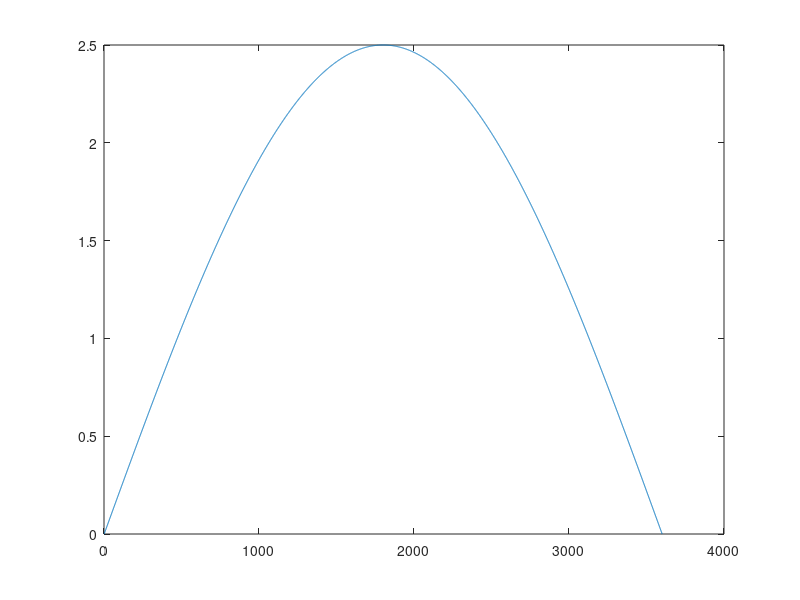

The MATLAB script that drew this image: (Note: this script raises an error after producing the figure.)
function RotNonLinearSpringAppr(ThetaS,tau,K,R,l0,lOde,m,FigName,Xlabel)





%%
home
if(nargin==0)
    ThetaS=deg2rad(0:.05:180)';
% linear
%     tau=.125*(ThetaS)-.1178*2.5; 
% constant
     tau=.3*ones(size(ThetaS));
% exp
%     tau=(2*(1-exp((-ThetaS) )))/2;
% tanh
%      tau=.149*(tanh(-(-ThetaS+3*pi/4)*1));
% Cubic
%     tau=.02*(ThetaS-3*pi/4).^3;
% Sine
      tau=.25*(sin(2*(ThetaS-3*pi/4)));
      tau=2.5*(sin(1*(ThetaS)));
plot(tau)
    m=.0385;
    K=15000;
    R=.015/2;
    l0=.022;
    lOde=.025;
    FigName='Test';
    Xlabel='q';
% Bearing:  http://www.astbearings.com/product.html?product=696H    
end
%%
OdeOpt= odeset('RelTol',1e-6,'AbsTol',1e-6);
[Theta,L_ThetaS]=ode15s(@(theta,l)OdeSolverNonLinTRot(theta,l,tau,ThetaS,K,l0),ThetaS,lOde,OdeOpt);

Tan_Phi_Alpha=(tau./(K.*L_ThetaS.*(L_ThetaS-l0)));
Phi_Alpha=atan(tau./(K.*L_ThetaS.*(L_ThetaS-l0)));
Cot_Phi=(L_ThetaS.*cos(Phi_Alpha)-R)./(L_ThetaS.*sin(Phi_Alpha));
Phi=acot(Cot_Phi);
r_thetaR=sin(Phi_Alpha)./sin(Phi).*L_ThetaS;
Sin_Alpha=R*(sin(Phi)./L_ThetaS);
Alpha=asin(Sin_Alpha);
ThetaR=Theta+Alpha;

% figure
% title('force')
% plot(Theta,K*(L_ThetaS-l0))
% figure
% subplot(2,1,1)
% polar(Theta,L_ThetaS)
% subplot(2,1,2)
% plot(Theta,L_ThetaS)
% figure
% subplot(2,1,1)
% plot(Theta,Tan_Phi_Alpha)
% subplot(2,1,2)
% plot(Theta,atan(Tan_Phi_Alpha))
%% Show Time
% figure
% hp=polar([ThetaR ;ThetaR(1)],[r_thetaR ;r_thetaR(1)]);
% patch( get(hp,'XData'), get(hp,'YData'), 'g')

figure
set(gcf,'position',[300 25 500 675])
subplot(3,2,[1,2,3,4])
    hold off
    hh1=Mypolar(0,100*(max(L_ThetaS)+R));
    set(hh1,'linewidth',2);
    hold on
    hh=Mypolar([ThetaR; ThetaR(1)],[ 100*r_thetaR ;100*r_thetaR(1)]);
    set(hh,'linewidth',3);
    
    hold all
    hhh=polar(ThetaS,100*L_ThetaS);
    set(hhh,'linestyle','-.');
    viscircles(100*L_ThetaS(1)*[cos(ThetaS(1)),sin(ThetaS(1)) ],100*R,'EdgeColor',[0.31 0.31 0.3]);
    plot([0 100*(L_ThetaS(1)+R)*cos(ThetaS(1))],[0,100*(L_ThetaS(1)+R)*sin(ThetaS(1))],'color','r','linewidth',2)
    plot([100*L_ThetaS(1)*cos(ThetaS(1)) 100*(r_thetaR(1))*cos(ThetaR(1))],[100*L_ThetaS(1)*sin(ThetaS(1)),100*(r_thetaR(1))*sin(ThetaR(1))],'color','g')
    plot([0 100*(r_thetaR(1)+2*R)*cos(ThetaR(1))],[0,100*(r_thetaR(1)+2*R)*sin(ThetaR(1))],'color','m')
    

    
hss=subplot(3,2,5);
    plot(rad2deg(ThetaS),tau,'linewidth',2)
    xlabel([Xlabel,' (deg)'],'FontWeight','bold','FontSize',12,'FontName','mwa_cmb10');
    ylabel('\tau (N.m)','FontWeight','bold','FontSize',12,'FontName','mwa_cmb10','FontWeight','bold');
    grid on
    set(gca,'FontSize',10,'FontWeight','bold','FontName','mwa_cmb10')
    xlim([0 270])
%     ylim([min(tau) max(tau)]*1.2)
    set(gca,'XTickLabel',{'0','','','90','','','180','','','270'},...
    'XTick',[0 30 60 90 120 150 180 210 240 270])

hss=subplot(3,2,6);
    plot(rad2deg(ThetaS(2:end)),diff(tau(1:end))./diff(ThetaS(1:end)),'linewidth',2)
    ylabel('Stiffness (N.m/deg)','FontWeight','bold','FontSize',14,'FontName','mwa_cmb10');
    grid on
    xlabel([Xlabel,' (deg)'],'FontWeight','bold','FontSize',12,'FontName','mwa_cmb10');
    set(gca,'FontSize',10,'FontWeight','bold','FontName','mwa_cmb10')
    xlim([0 270])
%     ylim([min(diff(tau(1:end))./diff(ThetaS(1:end))) max(diff(tau(1:end))./diff(ThetaS(1:end)))]*1.2)
    set(gca,'XTickLabel',{'0','','','90','','','180','','','270'},...
    'XTick',[0 30 60 90 120 150 180 210 240 270])

%% ShowTime for paper
figure
set(gcf,'position',[0 10 800 660])
subplot(3,4,12)
Fs=K*(L_ThetaS-l0);
plot(rad2deg(ThetaS),Fs,'linewidth',2)
xlim(rad2deg([min(ThetaS) max(ThetaS)]))
ylim(([min(min(Fs)*[1.1 .91]), max(max(Fs)*[1.1 .91])]))
xlabel('\theta_s (deg)','FontWeight','bold','FontSize',12,'FontName','mwa_cmb10');
ylabel('F_s (N)','FontWeight','bold','FontSize',12,'FontName','mwa_cmb10');
grid on
set(gca,'FontSize',10,'FontWeight','bold','FontName','mwa_cmb10')
set(gca,'XTickLabel',{'0','','','90','','','180','','','270'},...
'XTick',[0 30 60 90 120 150 180 210 240 270])

subplot(3,4,11)
NN=K*(L_ThetaS-l0)./cos(Phi_Alpha);
plot(rad2deg(ThetaS),NN,'linewidth',2)
xlim(rad2deg([min(ThetaS) max(ThetaS)]))
ylim(([min(min(NN)*[1.1 .91]), max(max(NN)*[1.1 .91])]))
xlabel('\theta_s (deg)','FontWeight','bold','FontSize',12,'FontName','mwa_cmb10');
ylabel('N (N)','FontWeight','bold','FontSize',12,'FontName','mwa_cmb10');
grid on
set(gca,'FontSize',10,'FontWeight','bold','FontName','mwa_cmb10')
set(gca,'XTickLabel',{'0','','','90','','','180','','','270'},...
    'XTick',[0 30 60 90 120 150 180 210 240 270])

subplot(3,4,[1,2,5,6])
plot(rad2deg(ThetaS),tau,'linewidth',2)
xlim(rad2deg([min(ThetaS) max(ThetaS)]))
ylim(([min(min(tau)*[1.1 .91]), max(max(tau)*[1.1 .91])]))
xlabel('\theta_s (deg)','FontWeight','bold','FontSize',12,'FontName','mwa_cmb10');
ylabel('\tau (N.m)','FontWeight','bold','FontSize',12,'FontName','mwa_cmb10');
grid on
set(gca,'FontSize',10,'FontWeight','bold','FontName','mwa_cmb10')
set(gca,'XTickLabel',{'0','','','90','','','180','','','270'},...
    'XTick',[0 30 60 90 120 150 180 210 240 270])
set(gca,'position',[0.175 0.5 0.3 0.4])

subplot(3,4,9)
plot(rad2deg(ThetaS),100*(r_thetaR),'linewidth',2)
hold on
plot(rad2deg(ThetaS),100*(L_ThetaS),'r','linewidth',2)
xlim(rad2deg([min(ThetaS) max(ThetaS)]))
ylim([min([r_thetaR;L_ThetaS])*.91  max([r_thetaR;L_ThetaS])*1.1]*100)
h=legend('$r$','$l$','Orientation','vertical','location','best');
set(h,'interpreter','latex');
xlabel('\theta_s (deg)','FontWeight','bold','FontSize',12,'FontName','mwa_cmb10');
ylabel('Length (cm)','FontWeight','bold','FontSize',12,'FontName','mwa_cmb10');
grid on
set(gca,'FontSize',10,'FontWeight','bold','FontName','mwa_cmb10')
set(gca,'XTickLabel',{'0','','','90','','','180','','','270'},...
    'XTick',[0 30 60 90 120 150 180 210 240 270])

subplot(3,4,10)
plot(rad2deg(ThetaS),rad2deg(Phi),'linewidth',2)
hold on
plot(rad2deg(ThetaS),rad2deg(Phi-Alpha),'r','linewidth',2)
xlim(rad2deg([min(ThetaS) max(ThetaS)]))
ylim(rad2deg([min(min([Phi;  Phi-Alpha])*[1.2 .82]) max(max([Phi;  Phi-Alpha])*[1.2 .82])]))
legend('\phi','\phi-\alpha','Orientation','vertical','location','best');
xlabel('\theta_s (deg)','FontWeight','bold','FontSize',12,'FontName','mwa_cmb10');
ylabel('Angle (deg)','FontWeight','bold','FontSize',12,'FontName','mwa_cmb10');
grid on
set(gca,'FontSize',10,'FontWeight','bold','FontName','mwa_cmb10')
set(gca,'XTickLabel',{'0','','','90','','','180','','','270'},...
    'XTick',[0 30 60 90 120 150 180 210 240 270])


subplot(3,4,[3,4,7,8])
hh1=Mypolar(0,100*(max(L_ThetaS)+R));
set(hh1,'linewidth',2);
hold on
hh=Mypolar([ThetaR],[ 100*r_thetaR]);
set(hh,'linewidth',3);
hh=Mypolar([ThetaR(end); ThetaR(1)],[ 100*r_thetaR(end) ;100*r_thetaR(1)]);
set(hh,'linewidth',3,'linestyle','--');

hold all
% hhh=polar(ThetaS,100*L_ThetaS);
% set(hhh,'linestyle','-.');
viscircles(100*L_ThetaS(1)*[cos(ThetaS(1)),sin(ThetaS(1)) ],100*R,'EdgeColor',[0.31 0.31 0.3]);
plot([0 100*(L_ThetaS(1)+R)*cos(ThetaS(1))],[0,100*(L_ThetaS(1)+R)*sin(ThetaS(1))],'color','r','linewidth',2)
plot([100*L_ThetaS(1)*cos(ThetaS(1)) 100*(r_thetaR(1))*cos(ThetaR(1))],[100*L_ThetaS(1)*sin(ThetaS(1)),100*(r_thetaR(1))*sin(ThetaR(1))],'color','g')
plot([0 100*(r_thetaR(1)+2*R)*cos(ThetaR(1))],[0,100*(r_thetaR(1)+2*R)*sin(ThetaR(1))],'color','m')


%%
figure('units','normalized','outerposition',[0 0 1 1])

subplot(3,3,9)
xlim(rad2deg([min(ThetaS) max(ThetaS)]))
ylim(K*([min(L_ThetaS) max(L_ThetaS)]-l0))
hold on
% title('F_s')
plot(rad2deg(ThetaS),K*(L_ThetaS-l0),'linewidth',2)
StarFs=plot(rad2deg(ThetaS(1)),K*(L_ThetaS(1)-l0),'linestyle','none','marker','*','markersize',8);
xlabel('\theta_s (deg)','FontWeight','bold','FontSize',14,'FontName','mwa_cmb10');
ylabel('F_s (N)','FontWeight','bold','FontSize',14,'FontName','mwa_cmb10');
grid on
hold off

subplot(3,3,6)
xlim(rad2deg([min(ThetaS) max(ThetaS)]))
ylim(K*([min(L_ThetaS) max(L_ThetaS)]-l0))
hold on
title('N')
plot(rad2deg(ThetaS),K*(L_ThetaS-l0)./cos(Phi_Alpha),'linewidth',2)
StarN=plot(rad2deg(ThetaS(1)),K*(L_ThetaS(1)-l0)./cos(Phi_Alpha(1)),'linestyle','none','marker','*','markersize',8);
xlabel('\theta_s (deg)','FontWeight','bold','FontSize',14,'FontName','mwa_cmb10');
ylabel('N (N)','FontWeight','bold','FontSize',14,'FontName','mwa_cmb10');
grid on
hold off

subplot(3,3,3)
xlim(rad2deg([min(ThetaS) max(ThetaS)]))
ylim(([min(tau)-.1 max(tau)+.1]))
hold on
title('\tau')
plot(rad2deg(ThetaS),tau,'linewidth',2)
StarTau=plot(rad2deg(ThetaS(1)),tau(1),'linestyle','none','marker','*','markersize',8);
xlabel('\theta_s (deg)','FontWeight','bold','FontSize',14,'FontName','mwa_cmb10');
ylabel('\tau (N.m)','FontWeight','bold','FontSize',14,'FontName','mwa_cmb10');
grid on
hold off

subplot(3,3,7)
xlim(rad2deg([min(ThetaS) max(ThetaS)]))
ylim(([min([r_thetaR;L_ThetaS]) max([r_thetaR;L_ThetaS])])*100)
hold on
plot(rad2deg(ThetaS),100*(r_thetaR),'linewidth',2)
plot(rad2deg(ThetaS),100*(L_ThetaS),'r','linewidth',2)
legend('r','L','Orientation','horizontal','location','best')
StarR=plot(rad2deg(ThetaS(1)),r_thetaR(1)*100,'linestyle','none','marker','*','markersize',8);
StarL=plot(rad2deg(ThetaS(1)),(L_ThetaS(1))*100,'r','linestyle','none','marker','*','markersize',8);
xlabel('\theta_s (deg)','FontWeight','bold','FontSize',14,'FontName','mwa_cmb10');
ylabel('Length (cm)','FontWeight','bold','FontSize',14,'FontName','mwa_cmb10');
grid on
hold off

subplot(3,3,8)
xlim(rad2deg([min(ThetaS) max(ThetaS)]))
ylim(rad2deg(([min([Phi;  Phi-Alpha]) max([Phi;  Phi-Alpha])])))
hold on
plot(rad2deg(ThetaS),rad2deg(Phi),'linewidth',2)
plot(rad2deg(ThetaS),rad2deg(Phi-Alpha),'r','linewidth',2)
legend('\phi','\phi-\alpha','Orientation','horizontal')
StarPhi=plot(rad2deg(ThetaS(1)),rad2deg(Phi(1)),'linestyle','none','marker','*','markersize',8);
StarPhiAlpha=plot(rad2deg(ThetaS(1)),rad2deg(Phi(1)-Alpha(1)),'r','linestyle','none','marker','*','markersize',8);
xlabel('\theta_s (deg)','FontWeight','bold','FontSize',14,'FontName','mwa_cmb10');
ylabel('Angle (deg)','FontWeight','bold','FontSize',14,'FontName','mwa_cmb10');
grid on
hold off


subplot(3,3,[1,2,4,5])
hh1=Mypolar(0,100*(max(L_ThetaS)+R));
set(hh1,'linewidth',2);
hold on
hh=Mypolar([ThetaR; ThetaR(1)],[ 100*r_thetaR ;100*r_thetaR(1)]);
set(hh,'linewidth',3);
hh=Mypolar([ThetaR(end); ThetaR(1)],[ 100*r_thetaR(end) ;100*r_thetaR(1)]);
set(hh,'linewidth',3,'linestyle','--');


% Create a VideoWriter object to write the video out to a new, different file.
% writerObj = VideoWriter('tanhyper.avi');
% open(writerObj);
% Need to change from the default renderer to zbuffer to get it to work right.
% openGL doesn't work and Painters is way too slow.
set(gcf, 'renderer', 'zbuffer');


StepT=floor(length(ThetaS)/50);
% loops = length(1:StepT:length(ThetaS));
% F(loops) = struct('cdata',[],'colormap',[]);
FramesFolder = './ImageExmaple';
frame=0;

for i=1:StepT:length(ThetaS)
    frame=frame+1;
    subplot(3,3,[1,2,4,5])
    hh1=polar(0,(max(L_ThetaS)+2*R)*100);
    set(hh1,'linewidth',2)
    hold on
    hh=polar(ThetaR,r_thetaR*100);
    set(hh,'linewidth',3)
    hh=Mypolar([ThetaR(end); ThetaR(1)],[ 100*r_thetaR(end) ;100*r_thetaR(1)]);
    set(hh,'linewidth',3,'linestyle','--');

    
    hold all
    hhh=polar(ThetaS(1:StepT:i),L_ThetaS(1:StepT:i)*100);
    set(hhh,'linestyle','-.')
    viscircles(100*L_ThetaS(i)*[cos(ThetaS(i)),sin(ThetaS(i)) ],100*R,'EdgeColor',[0.31 0.31 0.3]);
    plot([0 100*(L_ThetaS(i)+R)*cos(ThetaS(i))],[0,100*(L_ThetaS(i)+R)*sin(ThetaS(i))],'color','r','linewidth',2)
    plot([100*L_ThetaS(i)*cos(ThetaS(i)) 100*(r_thetaR(i))*cos(ThetaR(i))],[100*L_ThetaS(i)*sin(ThetaS(i)),100*(r_thetaR(i))*sin(ThetaR(i))],'color','g')
    plot([0 100*(r_thetaR(i)+2*R)*cos(ThetaR(i))],[0,100*(r_thetaR(i)+2*R)*sin(ThetaR(i))],'color','m')
    
%     set(gca,'position',[0.08 0.325 .6 .65])
    hold off
    
    subplot(3,3,3)
    set(StarFs, 'XData',rad2deg(ThetaS(i)), 'YData',K*(L_ThetaS(i)-l0));
    
    subplot(3,3,6)
    set(StarN, 'XData',rad2deg(ThetaS(i)), 'YData',K*(L_ThetaS(i)-l0)./cos(Phi_Alpha(i)));
    
    subplot(3,3,9)
    set(StarTau, 'XData',rad2deg(ThetaS(i)), 'YData',tau(i));
    
    subplot(3,3,7)
    set(StarR, 'XData',rad2deg(ThetaS(i)), 'YData',100*r_thetaR(i));
    set(StarL, 'XData',rad2deg(ThetaS(i)), 'YData',100*L_ThetaS(i));
    
    subplot(3,3,8)
    set(StarPhi, 'XData',rad2deg(ThetaS(i)), 'YData',rad2deg(Phi(i)));
    set(StarPhiAlpha, 'XData',rad2deg(ThetaS(i)), 'YData',rad2deg(Phi(i)-Alpha(i)));
    
    drawnow
%     print(spintf('-r%d',90*4), '-djpeg', sprintf('%s/t_%03d', FramesFolder,i) );
%     SavePdfFast(sprintf('%s/Constnt_%02d', FramesFolder,frame));
%     F(i) = getframe(gcf);
	% Write this frame out to a new video file.
%   	writeVideo(writerObj, F(i));
	

end

%%
% 1;
% 
% f=.2:.2:1;
% 
% h1=figure('name','fixed velocity');
% 
% for i=1:length(f)
% 
%     Time=linspace(0,1/2/f(i),length(L_ThetaS));
% 
%     % t=0 --> theta =0 & omega= 0
%     % t=T/2 --> theta = middle of range & omega= max
%     % t=T --> theta = end of range & omega= 0
%     % a=-ThetaS(end)/2;
%     % b=pi/Time(end);
%     % c=pi/2;
%     % d=-a;
%     % 
%     % ThetaTime=a*sin(b*Time+c)+d;    % position
%     % OmegaTime=a*b*cos(b*Time+c);    % angular velicty
%     % AlphaTime=-a*b^2*sin(b*Time+c);    % angular acceleration
% 
%     a=ThetaS(end)/Time(end);
%     ThetaTime=a*Time;    % position
%     OmegaTime=a*ones(size(Time));    % angular velicty
%     AlphaTime=0*ones(size(Time));    % angular acceleration
% 
%     a=2*(ThetaS(end))/((Time(end)^2));
%     ThetaTime=1/2*a*Time.^2;    % position
%     OmegaTime=a*(Time);    % angular velicty
%     AlphaTime=a*ones(size(Time));    % angular acceleration
% 
% %     figure
% %     plot(Time,ThetaTime)
% %      hold all
% %      plot(Time,OmegaTime)
% %      plot(Time,AlphaTime)
% 
%     L_ThetaSTime=interp1(ThetaS,smooth(L_ThetaS),ThetaTime);
%     DL_ThetaSTime=differential(smooth(L_ThetaSTime,3)',Time,diff(Time(1:2)));
%     D2L_ThetaSTime=differential(smooth(DL_ThetaSTime,3)',Time,diff(Time(1:2)));
%     r_thetaRTime=interp1(ThetaS,r_thetaR,ThetaTime);
% 
% 
%     ResForce=m*3/2*(DL_ThetaSTime.*D2L_ThetaSTime  +  L_ThetaSTime.^2.*OmegaTime.*AlphaTime  +  L_ThetaSTime.*DL_ThetaSTime.*OmegaTime.^2);
%     tauTime=(m*3/2*(DL_ThetaSTime.*D2L_ThetaSTime  +  L_ThetaSTime.^2.*OmegaTime.*AlphaTime  +  L_ThetaSTime.*DL_ThetaSTime.*OmegaTime.^2)+K*(L_ThetaSTime-l0).*DL_ThetaSTime)./OmegaTime;
% 
% 
%     Phi_Alpha_Time=interp1(ThetaS,smooth(Phi_Alpha),ThetaTime);
% 
%     D_Omega= ( (D2L_ThetaSTime  -L_ThetaSTime.*OmegaTime.^2).*sin(Phi_Alpha_Time) + (L_ThetaSTime.*AlphaTime +2 *DL_ThetaSTime.*OmegaTime).*cos(Phi_Alpha_Time))/R;
%     Ff=m*R*D_Omega/2;
% 
%     figure(h1)
%     subplot(2,2,1)
%     plot(ThetaTime,ResForce)
%     xlabel('\theta_s (deg)')
%     ylabel('Res Force (N)')
%     grid on
%     xlim([ThetaTime(1) ThetaTime(end)])
%     hold all
% 
%     subplot(2,2,2)
%     plot(ThetaTime,D_Omega)
%     xlabel('\theta_s (deg)')
%     ylabel('{\alpha} (rad/s^2)')
%     grid on
%     xlim([ThetaTime(1) ThetaTime(end)])
%     hold all
% 
%     subplot(2,2,3)
%     plot(ThetaTime,Ff)
%     xlabel('\theta_s (deg)')
%     ylabel('f_f (N)')
%     grid on
%     xlim([ThetaTime(1) ThetaTime(end)])
%     hold all
% 
%     subplot(2,2,4)
%     plot(ThetaTime,tauTime)
%     xlabel('\theta_s (deg)')
%     ylabel('tau (N/m)')
%     grid on
%     hold all
%     plot(ThetaS,tau)
%     xlim([ThetaTime(1) ThetaTime(end)])
%     hold all
% end
% %%
% 
% f=0.5:0.5:5;
% 
% 
% % plot(ThetaS,tau)
% % xlabel('\theta_s (deg)')
% % ylabel('tau (N/m)')
% % grid on
% % hold all
% h4=figure('name','fixed acceleration');
% 
% for i=1:length(f);
% 
%     Time=linspace(0,1/2/f(i),200);    
% 
%     a=2*(ThetaS(end))/((Time(end)^2));
%     ThetaTime=1/2*a*Time.^2;    % position
%     OmegaTime=a*(Time);    % angular velicty
%     AlphaTime=a*ones(size(Time));    % angular acceleration
% 
% %     a=ThetaS(end)/Time(end);
% %     ThetaTime=a*Time;    % position
% %     OmegaTime=a*ones(size(Time));    % angular velicty
% %     AlphaTime=0*ones(size(Time));    % angular acceleration
% 
%     L_ThetaSTime=interp1(ThetaS,smooth(L_ThetaS),ThetaTime);
%     DL_ThetaSTime=differential(smooth(L_ThetaSTime,3)',Time,diff(Time(1:2)));
%     D2L_ThetaSTime=differential(smooth(DL_ThetaSTime,3)',Time,diff(Time(1:2)));
% 
% 
%     ResForce=m*3/2*(DL_ThetaSTime.*D2L_ThetaSTime  +  L_ThetaSTime.^2.*OmegaTime.*AlphaTime  +  L_ThetaSTime.*DL_ThetaSTime.*OmegaTime.^2);
%     tauTime=(m*3/2*(DL_ThetaSTime.*D2L_ThetaSTime  +  L_ThetaSTime.^2.*OmegaTime.*AlphaTime  +  L_ThetaSTime.*DL_ThetaSTime.*OmegaTime.^2)+K*(L_ThetaSTime-l0).*DL_ThetaSTime)./OmegaTime;
% 
% 
%     Phi_Alpha_Time=interp1(ThetaS,smooth(Phi_Alpha),ThetaTime);
% 
%     D_Omega= ( (D2L_ThetaSTime  -L_ThetaSTime.*OmegaTime.^2).*sin(Phi_Alpha_Time) + (L_ThetaSTime.*AlphaTime +2 *DL_ThetaSTime.*OmegaTime).*cos(Phi_Alpha_Time))/R;
%     Ff=m*R*D_Omega/2;
% 
%     figure(h4)
%     subplot(2,2,1)
%     plot(ThetaTime,ResForce)
%     xlabel('\theta_s (deg)')
%     ylabel('Res Force (N)')
%     grid on
%     xlim([ThetaTime(1) ThetaTime(end)])
%     hold all
% 
%     subplot(2,2,2)
%     plot(ThetaTime,D_Omega)
%     xlabel('\theta_s (deg)')
%     ylabel('{\alpha} (rad/s^2)')
%     grid on
%     xlim([ThetaTime(1) ThetaTime(end)])
%     hold all
% 
%     subplot(2,2,3)
%     plot(ThetaTime,Ff)
%     xlabel('\theta_s (deg)')
%     ylabel('f_f (N)')
%     grid on
%     xlim([ThetaTime(1) ThetaTime(end)])
%     hold all
% 
%     subplot(2,2,4)
%     plot(ThetaTime,tauTime)
%     xlabel('\theta_s (deg)')
%     ylabel('tau (N/m)')
%     grid on
%     hold all
%     plot(ThetaS,tau)
%     xlim([ThetaTime(1) ThetaTime(end)])
%     hold all
% 
% 
% end
% 
% 
% %%
% 
% f=1/9:2/9:12/9;
% 
% 
% h4=figure('name','Siniude acceleration');
% 
% for i=1:length(f);
% 
%     Time=linspace(0,1/2/f(i),200);    
% 
%     a=-ThetaS(end)/2;
%     b=pi/Time(end);
%     c=pi/2;
%     d=-a;
%     ThetaTime=a*sin(b*Time+c)+d;    % position
%     OmegaTime=a*b*cos(b*Time+c);    % angular velicty
%     AlphaTime=-a*b^2*sin(b*Time+c);    % angular acceleration
% 
% 
% %     a=ThetaS(end)/Time(end);
% %     ThetaTime=a*Time;    % position
% %     OmegaTime=a*ones(size(Time));    % angular velicty
% %     AlphaTime=0*ones(size(Time));    % angular acceleration
% 
%     L_ThetaSTime=interp1(ThetaS,smooth(L_ThetaS),ThetaTime);
%     DL_ThetaSTime=differential(smooth(L_ThetaSTime,3)',Time,diff(Time(1:2)));
%     D2L_ThetaSTime=differential(smooth(DL_ThetaSTime,3)',Time,diff(Time(1:2)));
% 
% 
%     ResForce=m*3/2*(DL_ThetaSTime.*D2L_ThetaSTime  +  L_ThetaSTime.^2.*OmegaTime.*AlphaTime  +  L_ThetaSTime.*DL_ThetaSTime.*OmegaTime.^2);
%     tauTime=(m*3/2*(DL_ThetaSTime.*D2L_ThetaSTime  +  L_ThetaSTime.^2.*OmegaTime.*AlphaTime  +  L_ThetaSTime.*DL_ThetaSTime.*OmegaTime.^2)+K*(L_ThetaSTime-l0).*DL_ThetaSTime)./OmegaTime;
% 
% 
%     Phi_Alpha_Time=interp1(ThetaS,smooth(Phi_Alpha),ThetaTime);
% 
%     D_Omega= ( (D2L_ThetaSTime  -L_ThetaSTime.*OmegaTime.^2).*sin(Phi_Alpha_Time) + (L_ThetaSTime.*AlphaTime +2 *DL_ThetaSTime.*OmegaTime).*cos(Phi_Alpha_Time))/R;
%     Ff=m*R*D_Omega/2;
% 
%     figure(h4)
%     subplot(2,2,1)
%     plot(ThetaTime,ResForce)
%     xlabel('\theta_s (deg)')
%     ylabel('Res Force (N)')
%     grid on
%     xlim([ThetaTime(1) ThetaTime(end)])
%     hold all
% 
%     subplot(2,2,2)
%     plot(ThetaTime,D_Omega)
%     xlabel('\theta_s (deg)')
%     ylabel('{\alpha} (rad/s^2)')
%     grid on
%     xlim([ThetaTime(1) ThetaTime(end)])
%     hold all
% 
%     subplot(2,2,3)
%     plot(ThetaTime,Ff)
%     xlabel('\theta_s (deg)')
%     ylabel('f_f (N)')
%     grid on
%     xlim([ThetaTime(1) ThetaTime(end)])
%     hold all
% 
%     subplot(2,2,4)
%     plot(ThetaTime(3:end-2),tauTime(3:end-2))
%     xlabel('\theta_s (deg)')
%     ylabel('tau (N/m)')
%     grid on
%     hold all
%     plot(ThetaS,tau)
%     xlim([ThetaTime(1) ThetaTime(end)])
%     hold all
% 
% 
% end
% 
% %% ShowTime for paper
% 
% f=2/9:2/9:12/9;
% 
% 
% h4=figure('name','Siniude acceleration');
% h5=figure('name','Siniude acceleration');
% Marker={{'o'},{'square'},{'diamond'},{'v'},{'*'},{'>'}};    
% Color=[      0         0    1.0000
%              0    0.5000         0
%         1.0000         0         0
%              0    0.7500    0.7500
%         0.7500         0    0.7500
%         0.7500    0.7500         0
%         0.2500    0.2500    0.2500];
% 
%     
%     figure(h4)
%     subplot(2,1,1)
%     plot(rad2deg(ThetaS),tau)
%     hold all
%         
% for i=1:length(f)-1;
% 
%     Time=linspace(0,1/2/f(i),200);    
% 
%     a=-ThetaS(end)/2;
%     b=pi/Time(end);
%     c=pi/2;
%     d=-a;
%     ThetaTime=a*sin(b*Time+c)+d;    % position
%     OmegaTime=a*b*cos(b*Time+c);    % angular velicty
%     AlphaTime=-a*b^2*sin(b*Time+c);    % angular acceleration
% 
% 
%     L_ThetaSTime=interp1(ThetaS,smooth(L_ThetaS),ThetaTime);
%     DL_ThetaSTime=differential(smooth(L_ThetaSTime,3)',Time,diff(Time(1:2)));
%     D2L_ThetaSTime=differential(smooth(DL_ThetaSTime,3)',Time,diff(Time(1:2)));
% 
% 
%     tauTime=(m*3/2*(DL_ThetaSTime.*D2L_ThetaSTime  +  L_ThetaSTime.^2.*OmegaTime.*AlphaTime  +  L_ThetaSTime.*DL_ThetaSTime.*OmegaTime.^2)+K*(L_ThetaSTime-l0).*DL_ThetaSTime)./OmegaTime;
% 
%     figure(h4)
%     subplot(2,1,1)
%     plot(rad2deg(ThetaTime(3:end-2)),tauTime(3:end-2))
%     ylim(([min(min(tau)*[1.1 .91]), max(max(tau)*[1.1 .91])]))
%     xlim(rad2deg([ThetaS(1) ThetaS(end)]))
%     xlabel('\theta_s (deg)','FontWeight','bold','FontSize',12,'FontName','mwa_cmb10');
%     ylabel('\tau (N.m)','FontWeight','bold','FontSize',12,'FontName','mwa_cmb10');
%     grid on
%     set(gca,'FontSize',10,'FontWeight','bold','FontName','mwa_cmb10')
%     set(gca,'XTickLabel',{'0','','','90','','','180','','','270'},...
%             'XTick',[0 30 60 90 120 150 180 210 240 270])
%     hold all
% 
%     subplot(2,1,2)
%     plot(rad2deg(ThetaTime(30:20:end-30)),((interp1(ThetaS,tau,ThetaTime(30:20:end-30))-tauTime(30:20:end-30))),...
%             'linewidth',2,'DisplayName',['\omega=',num2str(270*2*f(i)/360*60)],...
%             'marker',Marker{i}{1},'color',Color(i,:),'markersize',8)
%     ylim(([-.025, .025]))
%     xlim(rad2deg([ThetaS(1) ThetaS(end)]))
%     xlabel('\theta_s (deg)','FontWeight','bold','FontSize',12,'FontName','mwa_cmb10');
%     ylabel('Deviation (N.m)','FontWeight','bold','FontSize',12,'FontName','mwa_cmb10');
%     grid on
%     set(gca,'FontSize',10,'FontWeight','bold','FontName','mwa_cmb10')
%     set(gca,'XTickLabel',{'0','','','90','','','180','','','270'},...
%             'XTick',[0 30 60 90 120 150 180 210 240 270])
%     hold all
% 
%     
%     Phi_Alpha_Time=interp1(ThetaS,smooth(Phi_Alpha),ThetaTime);
% 
%     D_Omega= ( (D2L_ThetaSTime  -L_ThetaSTime.*OmegaTime.^2).*sin(Phi_Alpha_Time) + (L_ThetaSTime.*AlphaTime +2 *DL_ThetaSTime.*OmegaTime).*cos(Phi_Alpha_Time))/R;
%     Ff=m*R*D_Omega/2;
% 
%     
%     figure(h5)
%     plot(rad2deg(ThetaTime(20:20:end-20)),Ff(20:20:end-20),...
%             'linewidth',2,'DisplayName',['\omega=',num2str(270*2*f(i)/360*60)],...
%             'marker',Marker{i}{1},'color',Color(i,:),'markersize',8)
%     grid on
%     ylim(([-.2 .2]))
%     xlim(rad2deg([ThetaS(1) ThetaS(end)]))
%     xlabel('\theta_s (deg)','FontWeight','bold','FontSize',12,'FontName','mwa_cmb10');
%     ylabel('f_f (N)','FontWeight','bold','FontSize',12,'FontName','mwa_cmb10');
%     grid on
%     set(gca,'FontSize',10,'FontWeight','bold','FontName','mwa_cmb10')
%     set(gca,'XTickLabel',{'0','','','90','','','180','','','270'},...
%             'XTick',[0 30 60 90 120 150 180 210 240 270])
%     hold all
%     
% 
% 
% end
% figure(h4)
% gg=legend(gca,'show');
% set(gg,'Orientation','horizontal',...
%     'Location','Best');
% figure(h5)
% gg=legend(gca,'show');
% set(gg,'Orientation','horizontal',...
%     'Location','Best');
% %%
% for i=1:length(f)-1;
% 
%     Time=linspace(0,1/2/f(i),200);    
% 
%     a=-ThetaS(end)/2;
%     b=pi/Time(end);
%     c=pi/2;
%     d=-a;
%     ThetaTime=a*sin(b*Time+c)+d;    % position
%     OmegaTime=a*b*cos(b*Time+c);    % angular velicty
%     AlphaTime=-a*b^2*sin(b*Time+c);    % angular acceleration
% 
% 
%     L_ThetaSTime=interp1(ThetaS,smooth(L_ThetaS),ThetaTime);
%     DL_ThetaSTime=differential(smooth(L_ThetaSTime,3)',Time,diff(Time(1:2)));
%     D2L_ThetaSTime=differential(smooth(DL_ThetaSTime,3)',Time,diff(Time(1:2)));
% 
% 
%     tauTime=(m*3/2*(DL_ThetaSTime.*D2L_ThetaSTime  +  L_ThetaSTime.^2.*OmegaTime.*AlphaTime  +  L_ThetaSTime.*DL_ThetaSTime.*OmegaTime.^2)+K*(L_ThetaSTime-l0).*DL_ThetaSTime)./OmegaTime;
% 
%     figure(h4)
%     subplot(2,1,2)
%     plot(rad2deg(ThetaTime(3:end-2)),((interp1(ThetaS,tau,ThetaTime(3:end-2))-tauTime(3:end-2))),...
%         'linewidth',2,'color',Color(i,:))
%     ylim(([-.025, .025]))
%     xlim(rad2deg([ThetaS(1) ThetaS(end)]))
%     grid on
%     set(gca,'FontSize',10,'FontWeight','bold','FontName','mwa_cmb10')
%     set(gca,'XTickLabel',{'0','','','90','','','180','','','270'},...
%             'XTick',[0 30 60 90 120 150 180 210 240 270])
%     hold all
% 
%     Phi_Alpha_Time=interp1(ThetaS,smooth(Phi_Alpha),ThetaTime);
% 
%     D_Omega= ( (D2L_ThetaSTime  -L_ThetaSTime.*OmegaTime.^2).*sin(Phi_Alpha_Time) + (L_ThetaSTime.*AlphaTime +2 *DL_ThetaSTime.*OmegaTime).*cos(Phi_Alpha_Time))/R;
%     Ff=m*R*D_Omega/2;
% 
%     
%     figure(h5)
%     plot(rad2deg(ThetaTime),Ff,...
%             'linewidth',2,'color',Color(i,:))
%     
% 
% end

end